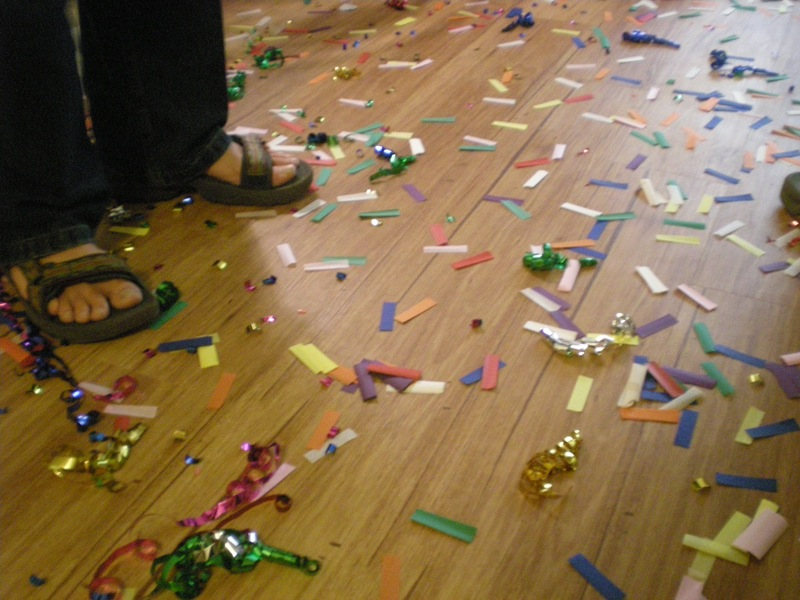
#> input picture ScatterInpaintingAlgorithm/test_img/img0036.png, 800 x 600 px, found by its file name
$ jupyter execute --allow-errors ScatterInpainting.ipynb   (shell and % lines are left out)
#> lines starting #> are read from the running program, lines starting #| are printed output that depends on the picture
# Imports

[cell 1]
import numpy as np
import cv2
import matplotlib.pyplot as plt
from matplotlib.patches import Rectangle
import matplotlib.patches as mpatches
from skimage.color import label2rgb
from skimage.measure import regionprops
from scipy.signal import convolve2d

import os

[cell 2]
if not os.path.exists('res'):
    os.mkdir('res')
if not os.path.exists('res/imgs'):
    os.mkdir('res/imgs')
if not os.path.exists('res/frames'):
    os.mkdir('res/frames')
if not os.path.exists('res/videos'):
    os.mkdir('res/videos')
if not os.path.exists('res/frames/all'):
    os.mkdir('res/frames/all')
if not os.path.exists('res/videos/all'):
    os.mkdir('res/videos/all')

# Edge Detection & Connected Components Labelling Functions

[cell 3]
# [180 lines left out: functions Gauss2D, gradMagnitude, thresholdAlgorithm, CCL, visualizeCells, not called in this run]

# Scatter Inpainting Algorithm

## Functions

[cell 4]
# [175 lines left out: functions confettiRemoval, generateVideos, generateOverallVideo, not called in this run]

[cell 5]
# [42 lines left out: function plotFigures, not called in this run]

## Run

[cell 6]
#  ADJUSTABLE PARAMETERS

# LOAD IMAGE - change image file
img = cv2.imread('img0036.png', 0)
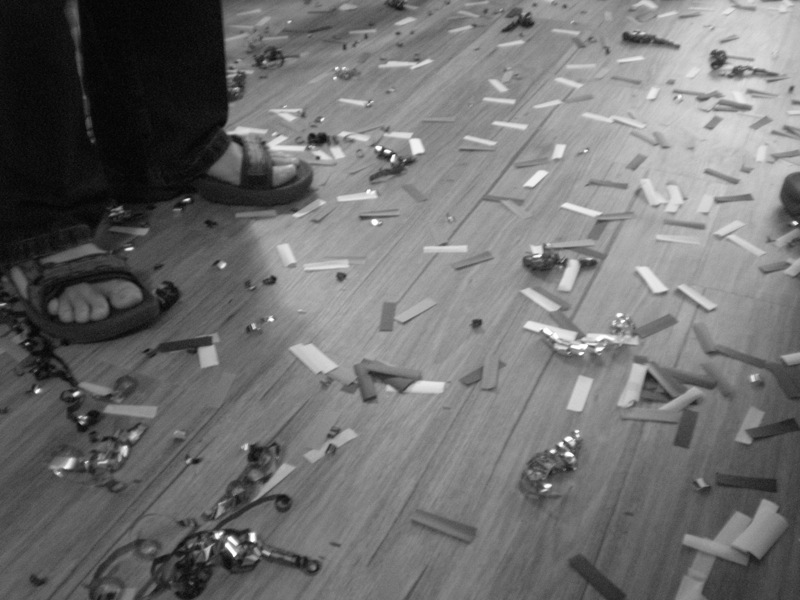
#> img: shape (600, 800); min 1, max 255, mean 111.8
img_clr = cv2.imread('img0036.png')
#> img_clr is the input picture: shape (600, 800, 3); mean B, G, R 75.6, 108.5, 132

# Gaussian Kernel and sigma
K = 3
SIG = 1

# Image Padding
PAD = 5

# confetti min/max sizes
MIN_SIZE = 5
MAX_SIZE = 50

# direction, either 4 or 8 nearest neighbour: T/F - default: True
DIR_4PX = True

# plot individual bounding box - either T/F, default: False
PLOT_BOX = False
